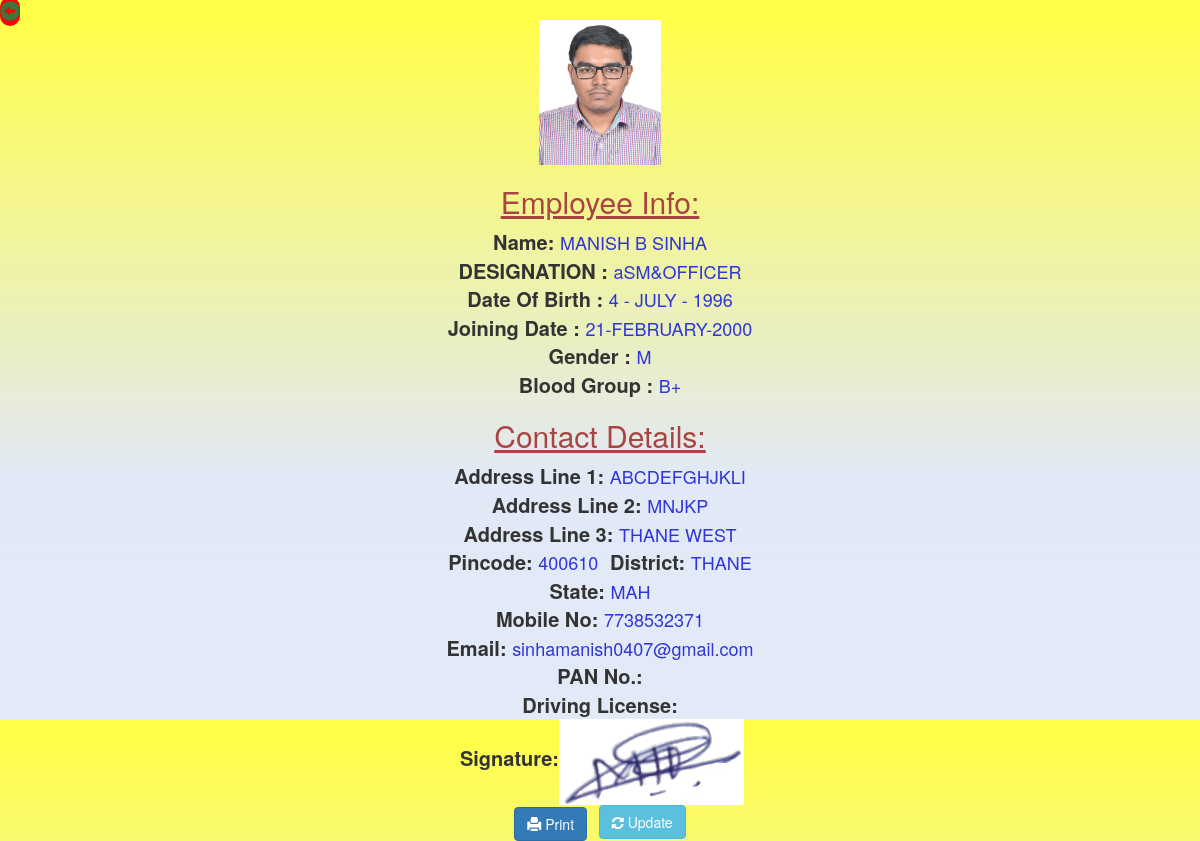
The page /displayemp.php?empid=2 (signed in) on the database its author committed.
### tables this page shows
CREATE TABLE `employee` (
  `empid` int(11) NOT NULL,
  `image_name` varchar(100) NOT NULL,
  `image_path` varchar(200) NOT NULL,
  `lastname` varchar(20) NOT NULL,
  `firstname` varchar(20) NOT NULL,
  `middlename` varchar(20) NOT NULL,
  `day` int(5) NOT NULL,
  `month` varchar(10) NOT NULL,
  `year` int(11) NOT NULL,
  `gender` varchar(1) NOT NULL,
  `bloodgroup` varchar(3) NOT NULL,
  `addr1` varchar(25) NOT NULL,
  `addr2` varchar(20) NOT NULL,
  `addr3` varchar(20) NOT NULL,
  `pin` int(11) NOT NULL,
  `dist` varchar(20) NOT NULL,
  `state` varchar(5) NOT NULL,
  `mob` varchar(11) NOT NULL,
  `email` varchar(25) NOT NULL,
  `pan` varchar(10) DEFAULT NULL,
  `drive` varchar(10) DEFAULT NULL,
  `startday` int(11) NOT NULL,
  `startmonth` varchar(10) NOT NULL,
  `startyear` int(11) NOT NULL,
  `jobtitle` varchar(20) NOT NULL,
  `sign_name` varchar(100) NOT NULL,
  `sign_path` varchar(200) NOT NULL
);

### detailsprint.php (the view, shortened to what this page needs)
<?php
      function empdetails($result,$conn)
      {
                                while($row = $result->fetch_assoc())
                      {         $data = $row["image_path"];
                                        echo "<div class='row container-fluid'>
                                          <div class='col-lg-4'></div>
                                       <center>     <div class='col-lg-4'>";
                                          echo "<img alt='passport_photo' src='$data' width='122px' height='145px'>";
                                           echo "<h2 class='text-danger'><u>Employee Info:</u></h2>";
                                           echo "<b id='s1'>Name: </b><text id='s2'>" . strtoupper($row["firstname"]) ." " .strtoupper($row["middlename"])." " .strtoupper($row["lastname"])."</text><br>"  ;
                                          echo "<b id ='s1'>DESIGNATION : </b><text id='s2'>".$row["jobtitle"]."</text><br>";
                                          echo "<b id='s1'>Date Of Birth : </b><text id='s2'>".$row["day"]." - ".$row["month"]." - ".$row["year"]."</text><br>";
                                        echo "<b id ='s1'>Joining Date : </b><text id='s2'>".$row["startday"]."-".$row["startmonth"]."-".$row["startyear"]."</text><br>";
                                        echo "<b id ='s1'>Gender : </b><text id='s2'>".$row["gender"]."</text><br>";
                                            echo "<b id ='s1'>Blood Group : </b><text id='s2'>".$row["bloodgroup"]."</text>";
                                            echo "<h2 class='text-danger'><u>Contact Details:</u></h2>";
                                           echo "<b id ='s1'>Address Line 1: </b><text id='s2'>".$row["addr1"]."</text><br>";
                                           echo "<b id ='s1'>Address Line 2: </b><text id='s2'>".$row["addr2"]."</text><br>";
                                           echo "<b id ='s1'>Address Line 3: </b><text id='s2'>".$row["addr3"]."</text><br>";
                                           echo "<b id ='s1'>Pincode: </b><text id='s2'>".$row["pin"]."</text>";
                                            echo "&nbsp;&nbsp;&nbsp;<b id ='s1'>District: </b><text id='s2'>".$row["dist"]."</text><br>";
                                            echo "<b id ='s1'>State: </b><text id='s2'>".$row["state"]."</text><br>";
                                            echo "<b id ='s1'>Mobile No: </b><text id='s2'>".$row["mob"]."</text><br>";
                                            echo "<b id ='s1'>Email: </b><text id='s2'>".$row["email"]."</text><br>";
                                            echo "<b id ='s1'>PAN No.: </b><text id='s2'>".$row["pan"]."</text><BR>";
                                            echo "<b id ='s1'>Driving License: </b><text id='s2'>".$row["drive"]."</text><br>&nbsp;";
                                            echo "<b id='s1'>Signature:</b><img alt='emp_sign' src='$row[sign_path]' width='185px' height='86px'>";
                                            echo "</div></center>";
                                           echo "<div class='col-lg-4'>";
                                          $x=$row['empid'];
                      }
                                        echo "</div></div>";
              echo "<footer style='text-align:center'><button onclick='window.print()' class='btn btn-primary'><span class='glyphicon glyphicon-print'></span> Print</button> &nbsp;
             " ;
             echo "<a href='./emp_update.php?empid=$x'><button class='btn btn-info' ><span class='fa fa-refresh'></span> Update</button></a></footer>";
      }
?>
<link rel="stylesheet" type="text/css" href="./font-awesome-4.6.3/css/font-awesome.min.css">

### css/displaysb.css (style rules this page uses)
#s1 { font-size: 20px; }
#s2 { font-size: 18px; color: #2f35d8; }

### displayemp.php (style rules this page uses)
a { font-size: 20px; display: inline; }

### rows shown on the page
employee: image_path (picture), firstname "MANISH", middlename "B", lastname "SINHA", jobtitle "aSM&OFFICER", day "4", month "JULY", year "1996", startday "21", startmonth "FEBRUARY", startyear "2000", gender "M", bloodgroup "B+", addr1 "ABCDEFGHJKLI", addr2 "MNJKP", addr3 "THANE WEST", pin "400610", dist "THANE", state "MAH", mob "7738532371", email "sinhamanish0407@gmail.com", sign_path (picture)
